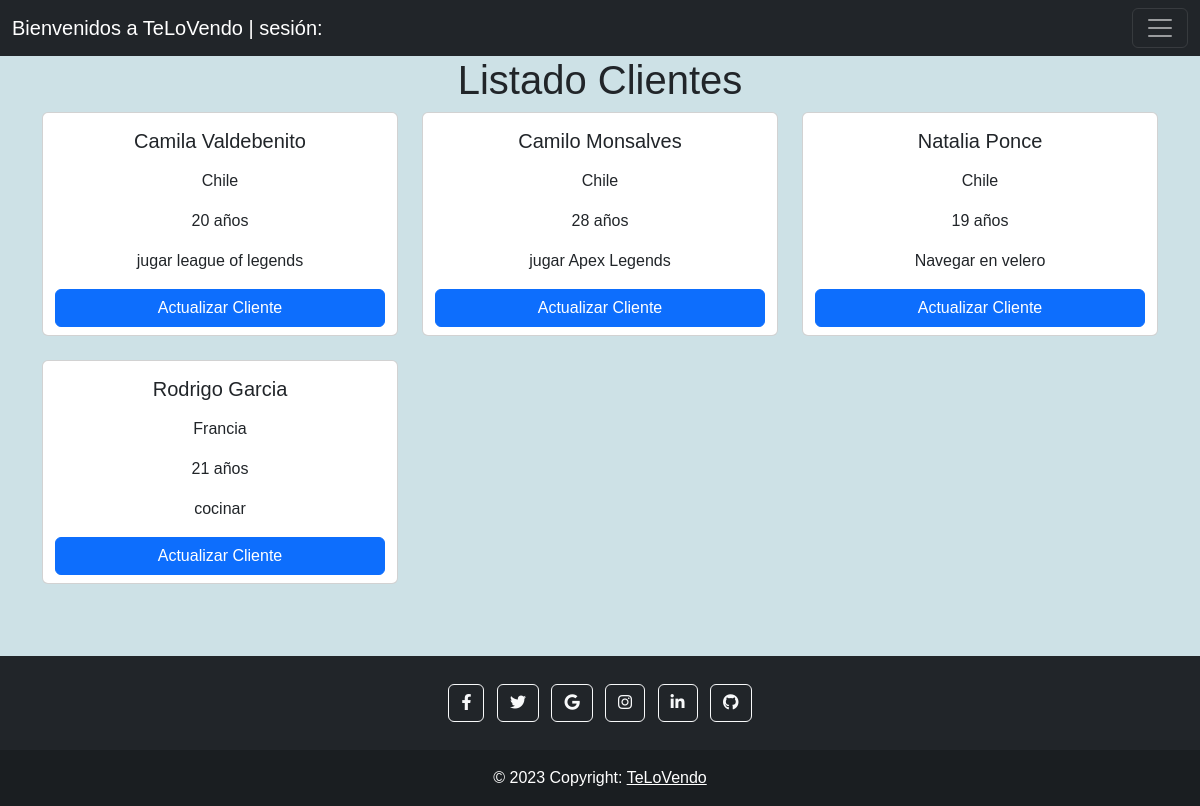
The page /landing/cliente/ on the database as committed earlier.
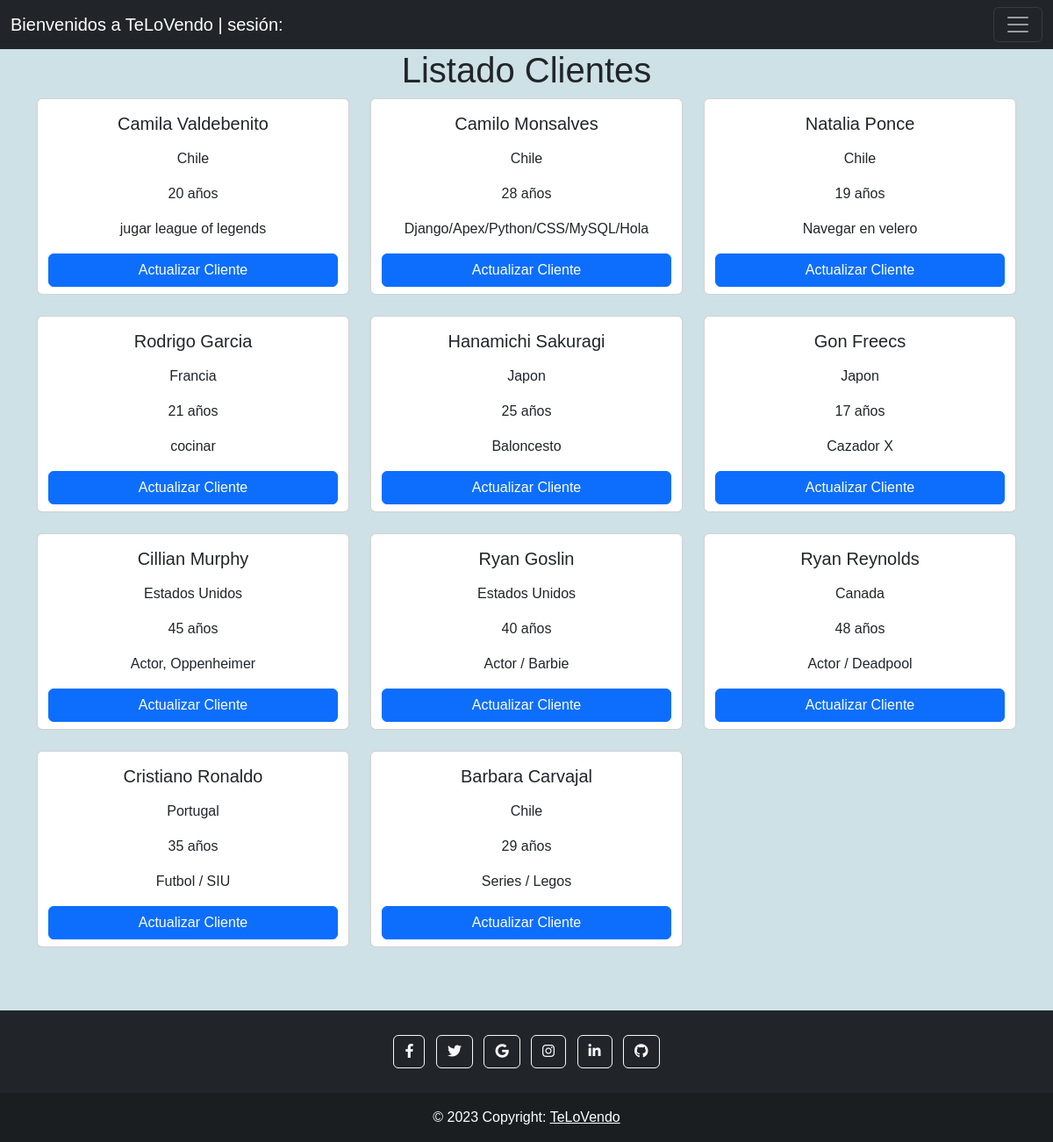
The same page on the database as committed later.
### TLV_App/models.py (models this page shows, shortened)
class Usuario(models.Model):
    nombre = models.CharField(max_length=100)
    apellido = models.CharField(max_length=100)
    pais = models.CharField(max_length=50)
    edad = models.IntegerField()
    hobby = models.TextField()
    autor = models.ForeignKey(User, on_delete=models.CASCADE, null=True)

### TLV_App/views.py (the view)
# urls.py: path('cliente/', views.vista_2, name='cliente'),
def vista_2(request):
    contexto_clientes = {
        'clientes' : Usuario.objects.all(),
    }
    return render(request, 'cliente.html', contexto_clientes)

### TLV_App/templates/cliente.html (shortened to what this page needs)
{% extends 'base.html' %}
{% load static %}
{% block listado_clientes %}
<div class="container text-center">
    <h1 class="h1-listado">Listado Clientes</h1>
    <div class="row row-cols-1 row-cols-md-3 d-flex">
        {% for cliente in clientes %}
        <div class="col mb-4 d-flex">
            <div class="card flex-fill">
                <div class="card-body">
                    <h5 class="card-title">{{cliente.nombre}} {{cliente.apellido}}</h5>
                    <p class="card-text">{{cliente.pais}}</p>
                    <p class="card-text">{{cliente.edad}} años</p>
                    <p class="card-text">{{cliente.hobby}}</p>
                </div>
                <div class="container align-content-center">
                    <a class="btn btn-primary w-100 mb-2"
                        href="{% url 'cliente-update' pk=cliente.id%}">Actualizar
                        Cliente</a>
                </div>
            </div>
        </div>
        {% if forloop.counter|divisibleby:3 and not forloop.last %}
    </div><div class="row row-cols-1 row-cols-md-3 d-flex">
        {% endif %}
        {% endfor %}
    </div>
</div>
{% endblock %}
{% block footer %}
<footer id="footer-landing" class="bg-dark text-center text-white">
    <div class="container p-4 pb-0">
        <section class="mb-4">
            <a class="btn btn-outline-light btn-floating m-1"
                href="#!"
                role="button"><i class="fab fa-facebook-f"></i></a>
            <a class="btn btn-outline-light btn-floating m-1"
                href="#!"
                role="button"><i class="fab fa-twitter"></i></a>
            <a class="btn btn-outline-light btn-floating m-1"
                href="#!"
                role="button"><i class="fab fa-google"></i></a>
            <a class="btn btn-outline-light btn-floating m-1"
                href="#!"
                role="button"><i class="fab fa-instagram"></i></a>
            <a class="btn btn-outline-light btn-floating m-1"
                href="#!"
                role="button"><i class="fab fa-linkedin-in"></i></a>
            <a class="btn btn-outline-light btn-floating m-1"
                href="#!"
                role="button"><i class="fab fa-github"></i></a>
        </section>
    </div>
    <div class="text-center p-3"
        style="background-color: rgba(0, 0, 0, 0.2);">
        © 2023 Copyright:
        <a class="text-white" href="#">TeLoVendo</a>
    </div>
</footer>
{% endblock %}

### TLV_App/templates/base.html (shortened to what this page needs)
{% load static %}
<!DOCTYPE html>
<html lang="en">
    <head>
        <link
            href="https://cdn.jsdelivr.net/npm/bootstrap@5.3.0/dist/css/bootstrap.min.css"
            rel="stylesheet"
>
        <link rel="stylesheet"
            href="https://cdn.jsdelivr.net/npm/bootstrap-icons@1.10.5/font/bootstrap-icons.css">
        <link rel="stylesheet" href="https://cdnjs.cloudflare.com/ajax/libs/font-awesome/5.7.1/css/all.min.css" />
        <link rel="stylesheet" href="https://cdnjs.cloudflare.com/ajax/libs/font-awesome/6.4.0/css/all.min.css" />
        <link rel="stylesheet" type="text/css" href="{% static 'TLV_App/landing.css' %}">
    </head>
<body>
    <nav class="navbar navbar-dark bg-dark static-top">
        <div class="container-fluid">
            <a class="navbar-brand" href="{% url 'home' %}">Bienvenidos a TeLoVendo | sesión: {{user.username}}</a>
            <button class="navbar-toggler" type="button"
                data-bs-toggle="offcanvas"
                data-bs-target="#offcanvasDarkNavbar"
                aria-controls="offcanvasDarkNavbar"
                aria-label="Toggle navigation">
                <span class="navbar-toggler-icon"></span>
            </button>
        </div>
    </nav>
    {% block listado_clientes %} {% endblock %}
    {% block footer %} {% endblock %}
</body>
</html>

### TLV_App/static/TLV_App/landing.css (style rules this page uses)
body { background-color: rgb(205, 225, 230); font-family: 'Nunito', sans-serif; }
.card { transition: tranform 0.2s ease-in-out; transition: box-shadow 0.3s ease-in-out; box-shadow: 0 4px 8px rgba(0, 0, 0, 0); }

Rows that differ between the two databases and show on the page:
changed Usuario "Camilo": hobby "jugar Apex Legends" → "Django/Apex/Python/CSS/MySQL/Hola"
added Usuario: nombre "Hanamichi", apellido "Sakuragi", pais "Japon", edad "25", hobby "Baloncesto"
added Usuario: nombre "Gon", apellido "Freecs", pais "Japon", edad "17", hobby "Cazador X"
added Usuario: nombre "Cillian", apellido "Murphy", pais "Estados Unidos", edad "45", hobby "Actor, Oppenheimer"
added Usuario: nombre "Ryan", apellido "Goslin", pais "Estados Unidos", edad "40", hobby "Actor / Barbie"
added Usuario: nombre "Ryan", apellido "Reynolds", pais "Canada", edad "48", hobby "Actor / Deadpool"
added Usuario: nombre "Cristiano", apellido "Ronaldo", pais "Portugal", edad "35", hobby "Futbol / SIU"
added Usuario: nombre "Barbara", apellido "Carvajal", pais "Chile", edad "29", hobby "Series / Legos"
